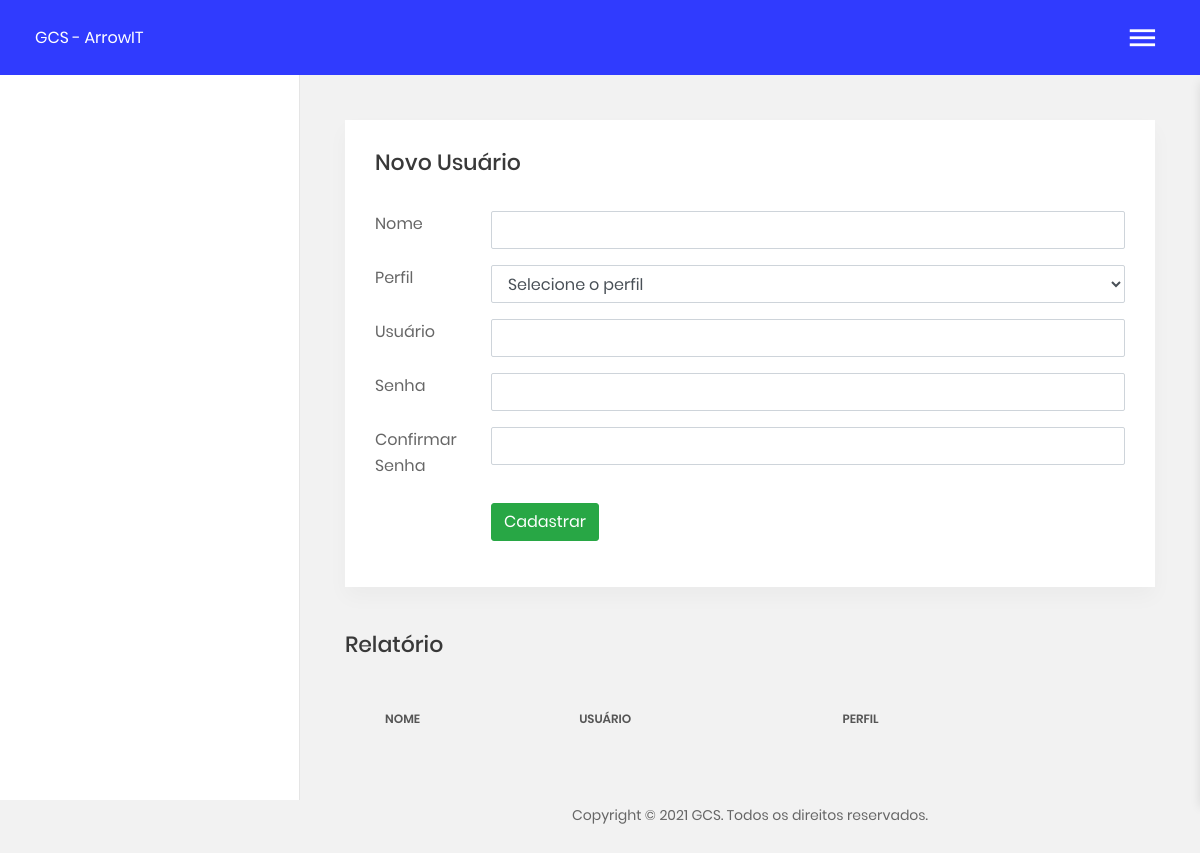
The app's page /gcs/ait_usuarios.php, older data.
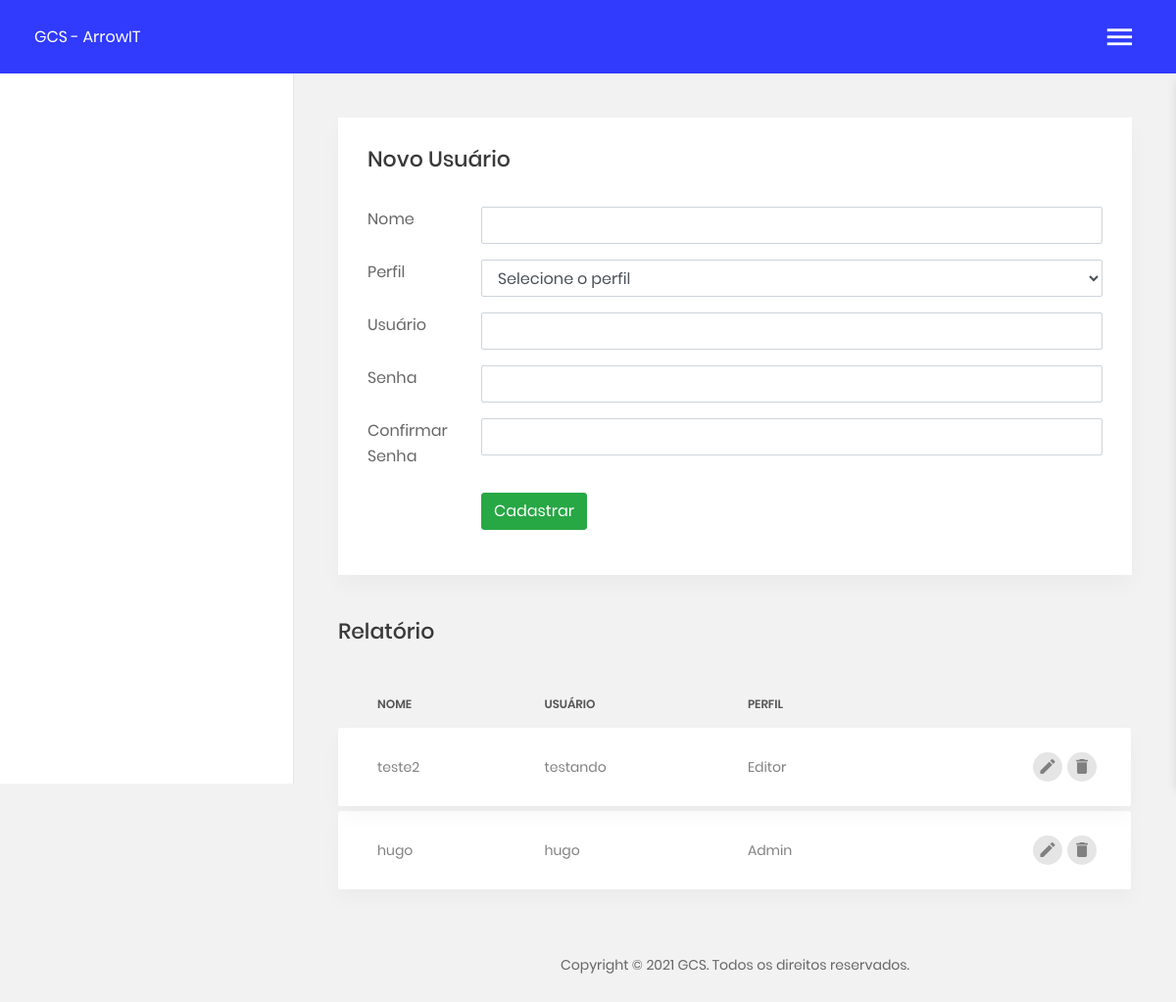
The same page, newer data.
### tables this page shows
CREATE TABLE IF NOT EXISTS ait_usuarios (
  id_usuario int(11) NOT NULL AUTO_INCREMENT,
  nome varchar(100) DEFAULT NULL,
  id_perfil tinyint(2) DEFAULT NULL,
  login varchar(50) DEFAULT NULL,
  password varchar(50) DEFAULT NULL,
  data_cadastro datetime DEFAULT NULL,
  quem_cadastrou int(11) DEFAULT NULL,
  ip_cadastro varchar(50) DEFAULT NULL,
  PRIMARY KEY (id_usuario)
);

### gcs/ait_usuarios.php (the view, shortened to what this page needs)
<?php
  include('header.php');
?>
<section class="m-t-45 m-b-40">
  <div class="section__content section__content--p30">
    <div class="container-fluid">
      <div class="pe-box">
        <div class="row">
          <div class="col-lg-12">
            <h3 class="title-5 m-b-35">Novo Usuário</h3>
            <form id="form" name="form" action="" method="post" enctype="multipart/form-data" class="form-horizontal">
              <div class="row form-group">
                <div class="col col-md-3">
                  <label for="text-input" class="form-control-label">Nome</label>
                </div>
                <div class="col-12 col-md-9">
                  <input type="text" id="nome" name="nome" class="form-control" />
                </div>
              </div>
              <div class="row form-group">
                <div class="col col-md-3">
                  <label for="text-input" class="form-control-label">Perfil</label>
                </div>
                <div class="col-12 col-md-9">
                  <select name="id_perfil" id="id_perfil" class="form-control">
                      <option value="0">Selecione o perfil</option>
                  </select>
                </div>
              </div>
              <div class="row form-group">
                <div class="col col-md-3">
                  <label for="text-input" class="form-control-label">Usuário</label>
                </div>
                <div class="col-12 col-md-9">
                  <input type="text" id="usuario" name="usuario" class="form-control" />
                </div>
              </div>
              <div class="row form-group">
                <div class="col col-md-3">
                  <label for="text-input" class="form-control-label">Senha</label>
                </div>
                <div class="col-12 col-md-9">
                  <input type="password" id="senha" name="senha" class="form-control" />
                </div>
              </div>
              <div class="row form-group">
                <div class="col col-md-3">
                  <label for="text-input" class="form-control-label">Confirmar Senha</label>
                </div>
                <div class="col-12 col-md-9">
                  <input type="password" id="confirmarsenha" name="confirmarsenha" class="form-control" />
                </div>
              </div>
              <div class="row form-group">
                <div class="col col-md-3"></div>
                <div class="col-12 col-md-9">
                  <button type="button" onclick="acaoUsuarios('1', '', '1');" class="btn btn-success btn-md"> Cadastrar</button>
                </div>
              </div>
            </form>
          </div>
        </div>
      </div>
    </div>
  </div>
</section>
<section class="m-b-40 m-t-45">
  <div class="section__content section__content--p30">
    <div class="container-fluid">
      <div class="row">
        <div class="col-md-12">
          <h3 class="title-5 m-b-35">Relatório</h3>
          <div class="table-responsive table-responsive-data2">
            <table class="table table-data2">
              <thead>
                <tr>
                  <th>Nome</th>
                  <th>Usuário</th>
                  <th>Perfil</th>
                  <th></th>
                </tr>
              </thead>
              <tbody>
                <?
                  $sql = "SELECT id_usuario, nome, login, id_perfil
                  FROM ait_usuarios
                  WHERE 1
                  ORDER BY id_usuario DESC";
                  $rs = mysqli_query($con, $sql);
                  while($row = mysqli_fetch_array($rs)){
                    $id_user = $row["id_usuario"];
                    $nome = $row["nome"];
                    $login = $row["login"];
                    $id_perfil = $row["id_perfil"];
                    if($id_perfil==1){
                      $nomeperfil = "Admin";
                    }else if($id_perfil==2){
                      $nomeperfil = "Editor";
                    }
                ?>
                <tr class="tr-shadow">
                  <td><?=$nome?></td>
                  <td><?=$login?></td>
                  <td><?=$nomeperfil?></td>
                  <td>
                    <div class="table-data-feature">
                      <span class="item" data-toggle="tooltip" data-placement="top" title="Editar">
                        <button data-toggle="modal" data-target="#mediumModal<?=$id_user?>">
                          <i class="zmdi zmdi-edit"></i>
                        </button>
                      </span>
                      <button class="item" data-toggle="tooltip" data-placement="top" title="Excluir" onclick="acaoUsuarios('3', <?=$id_user?>, '1');">
                        <i class="zmdi zmdi-delete"></i>
                      </button>
                    </div>
                  </td>
                </tr>
                <tr class="spacer"></tr>
                <?}?>
              </tbody>
            </table>
          </div>
        </div>
      </div>
    </div>
  </div>
</section>
<?php include('footer.php'); ?>

### gcs/header.php (shortened to what this page needs)
<!DOCTYPE html>
<html lang="pt-br">
  <head>
    <link href="css/font-face.css" rel="stylesheet" media="all" />
    <link href="vendor/font-awesome-5/css/fontawesome-all.min.css" rel="stylesheet" media="all" />
    <link href="vendor/mdi-font/css/material-design-iconic-font.min.css" rel="stylesheet" media="all" />
    <link href="vendor/bootstrap-4.1/bootstrap.min.css" rel="stylesheet" media="all" />
    <link href="vendor/animsition/animsition.min.css" rel="stylesheet" media="all" />
    <link href="vendor/css-hamburgers/hamburgers.min.css" rel="stylesheet" media="all" />
    <link href="vendor/perfect-scrollbar/perfect-scrollbar.css" rel="stylesheet" media="all" />
    <link href="css/theme.css" rel="stylesheet" media="all" />
    <link rel="stylesheet" href="css/alertify.min.css"/>
    <link rel="stylesheet" href="css/alertify.default.min.css"/>
  </head>
  <body class="animsition">
    <div class="page-wrapper">
      <div class="page-container2">
        <header class="header-desktop2">
          <div class="section__content section__content--p30">
            <div class="container-fluid">
              <div class="header-wrap2">
                <div class="header-button2">
                  <div class="header-button-item mr-0 js-sidebar-btn">
                    <i class="zmdi zmdi-menu"></i>
                  </div>
                </div>
              </div>
            </div>
          </div>
        </header>
        <aside class="menu-sidebar2 js-right-sidebar">
          <div class="logo">
            GCS - ArrowIT
          </div>
          <div class="menu-sidebar2__content js-scrollbar2">
          </div>
        </aside>

### gcs/footer.php (shortened to what this page needs)
        <section>
          <div class="container-fluid">
            <div class="row">
              <div class="col-md-12">
                <div class="copyright">
                  <p>Copyright © <?php echo date('Y'); ?> GCS. Todos os direitos reservados.</p>
                </div>
              </div>
            </div>
          </div>
        </section>
      </div>
    </div>
  </body>
</html>

Row changes from the older to the newer data that the page shows:
added ait_usuarios: nome "teste2", login "testando", id_perfil "Editor"
added ait_usuarios: nome "hugo", login "hugo", id_perfil "Admin"
